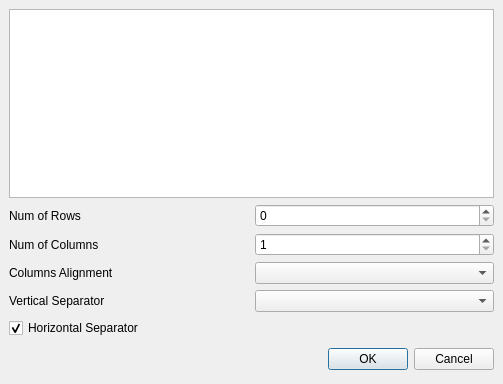
<ui version="4.0" >
 <class>TabDialog</class>
 <widget class="QDialog" name="TabDialog" >
  <property name="geometry" >
   <rect>
    <x>0</x>
    <y>0</y>
    <width>503</width>
    <height>384</height>
   </rect>
  </property>
  <layout class="QGridLayout" >
   <property name="margin" >
    <number>9</number>
   </property>
   <property name="spacing" >
    <number>6</number>
   </property>
   <item row="0" column="0" >
    <layout class="QGridLayout" >
     <property name="margin" >
      <number>0</number>
     </property>
     <property name="spacing" >
      <number>6</number>
     </property>
     <item row="5" column="0" >
      <widget class="QCheckBox" name="checkBox" >
       <property name="text" >
        <string>Horizontal Separator</string>
       </property>
       <property name="checked" >
        <bool>true</bool>
       </property>
      </widget>
     </item>
     <item row="2" column="0" >
      <widget class="QLabel" name="label_3" >
       <property name="text" >
        <string>Num of Columns</string>
       </property>
      </widget>
     </item>
     <item row="0" column="0" colspan="2" >
      <widget class="QTableWidget" name="tableWidget" >
       <property name="rowCount" >
        <number>0</number>
       </property>
       <property name="columnCount" >
        <number>0</number>
       </property>
      </widget>
     </item>
     <item row="3" column="0" >
      <widget class="QLabel" name="label_2" >
       <property name="text" >
        <string>Columns Alignment</string>
       </property>
      </widget>
     </item>
     <item row="2" column="1" >
      <widget class="QSpinBox" name="spinBoxColumns" >
       <property name="minimum" >
        <number>1</number>
       </property>
      </widget>
     </item>
     <item row="4" column="0" >
      <widget class="QLabel" name="label" >
       <property name="text" >
        <string>Vertical Separator</string>
       </property>
      </widget>
     </item>
     <item row="3" column="1" >
      <widget class="QComboBox" name="comboAlignment" >
       <property name="currentIndex" >
        <number>-1</number>
       </property>
       <property name="maxVisibleItems" >
        <number>11</number>
       </property>
      </widget>
     </item>
     <item row="1" column="1" >
      <widget class="QSpinBox" name="spinBoxRows" />
     </item>
     <item row="1" column="0" >
      <widget class="QLabel" name="label_4" >
       <property name="text" >
        <string>Num of Rows</string>
       </property>
      </widget>
     </item>
     <item row="4" column="1" >
      <widget class="QComboBox" name="comboSeparator" />
     </item>
    </layout>
   </item>
   <item row="1" column="0" >
    <layout class="QHBoxLayout" >
     <property name="margin" >
      <number>0</number>
     </property>
     <property name="spacing" >
      <number>6</number>
     </property>
     <item>
      <spacer>
       <property name="orientation" >
        <enum>Qt::Horizontal</enum>
       </property>
       <property name="sizeHint" >
        <size>
         <width>131</width>
         <height>31</height>
        </size>
       </property>
      </spacer>
     </item>
     <item>
      <widget class="QPushButton" name="okButton" >
       <property name="text" >
        <string>OK</string>
       </property>
      </widget>
     </item>
     <item>
      <widget class="QPushButton" name="cancelButton" >
       <property name="text" >
        <string>Cancel</string>
       </property>
      </widget>
     </item>
    </layout>
   </item>
  </layout>
 </widget>
 <resources/>
 <connections>
  <connection>
   <sender>okButton</sender>
   <signal>clicked()</signal>
   <receiver>TabDialog</receiver>
   <slot>accept()</slot>
   <hints>
    <hint type="sourcelabel" >
     <x>278</x>
     <y>253</y>
    </hint>
    <hint type="destinationlabel" >
     <x>96</x>
     <y>254</y>
    </hint>
   </hints>
  </connection>
  <connection>
   <sender>cancelButton</sender>
   <signal>clicked()</signal>
   <receiver>TabDialog</receiver>
   <slot>reject()</slot>
   <hints>
    <hint type="sourcelabel" >
     <x>369</x>
     <y>253</y>
    </hint>
    <hint type="destinationlabel" >
     <x>179</x>
     <y>282</y>
    </hint>
   </hints>
  </connection>
 </connections>
</ui>
